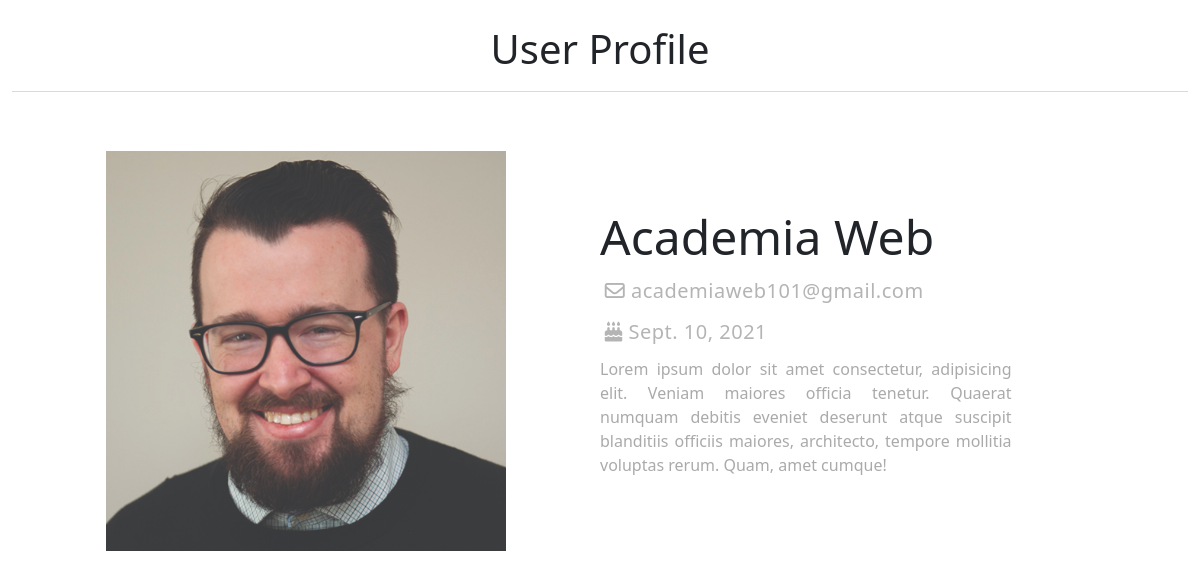
/academiaweb/admins/admin/email=academiaweb101@gmail.com, run on an earlier commit of the app's database.
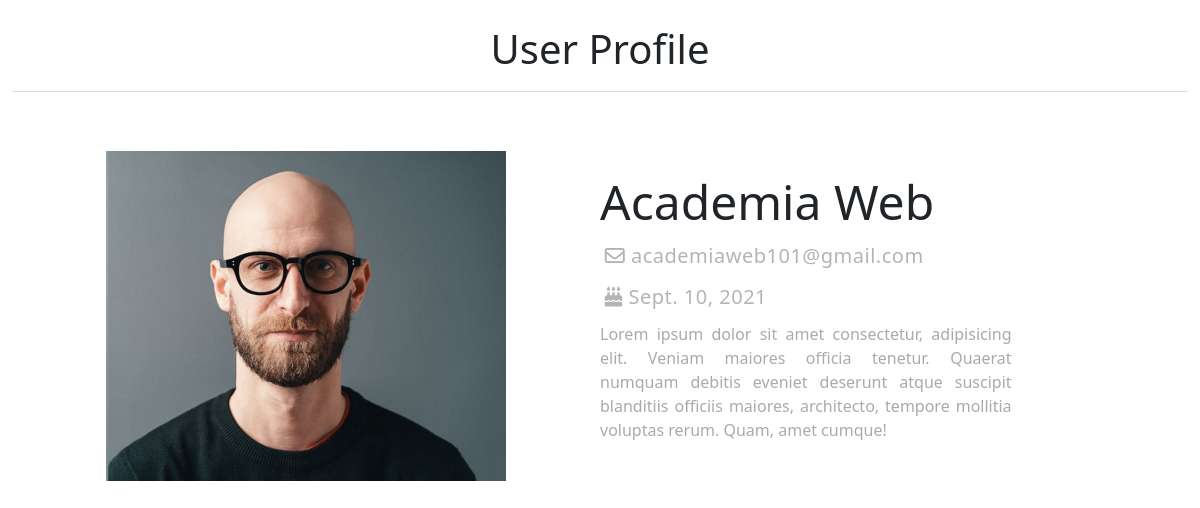
And on a later commit of the database.
### main_app/models.py (models this page shows, shortened)
class Admins(models.Model):
    id              = models.AutoField(primary_key=True)
    user            = models.ForeignKey(UserAccount,on_delete=models.CASCADE)
    document        = models.CharField(max_length=8,unique=True)
    first_name      = models.CharField(max_length=200)
    last_name       = models.CharField(max_length=200)
    date_of_birth   = models.DateField(default=datetime.date.today)
    gender_choice   = (('male','male'),('feminine','feminine'),('undefined','undefined'))
    gender          = models.CharField(max_length=10, default='male', choices=gender_choice)
    nationality     = CountryField()
    description     = models.TextField(max_length=500,blank=True)
    profile_picture = models.ImageField(blank=True,null=True, upload_to='admins/profile_pictures')
    class Meta():
        verbose_name        = 'Admin'
        verbose_name_plural = 'Admins'
    @property
    def full_name(self):
        return '{} {}'.format(self.first_name,self.last_name)
    @property
    def email(self):
        return str(self.user)

class UserAccount(AbstractBaseUser,PermissionsMixin):
    email           = models.EmailField(unique=True)
    groups          = models.ManyToManyField(Group,blank=True)
    date_joined     = models.DateTimeField(auto_now_add=timezone.now())
    last_login      = models.DateTimeField(auto_now=timezone.now())
    is_active       = models.BooleanField(default=True)
    is_staff        = models.BooleanField(default=False)
    is_superuser    = models.BooleanField(default=False)
    is_teacher      = models.BooleanField(default=False)
    is_student      = models.BooleanField(default=False)
    is_admin        = models.BooleanField(default=False)
    USERNAME_FIELD  = 'email'
    objects = UserManager()
    def __str__(self):
        return self.email

### main_app/views.py (the view)
# urls.py: path('admins/admin/email=<str:email>',views.AdminsData,name='admin'),
def AdminsData(request,email):
    user  = UserAccount.objects.get(email=email)
    user  = Admins.objects.get(user=user)
    update_url = f'/academiaweb/admins/admin_update/email={user.email}/'
    delete_url = f'/academiaweb/admins/admin_delete/email={user.email}/'
    context = {'user':user,'update_url':update_url,'delete_url':delete_url}
    return render(request,'profile.html',context)

### main_app/templates/profile.html (shortened to what this page needs)
{% extends 'base.html' %}
{% load static %}
{% block content %}
<link rel="stylesheet" href="{% static 'css/profile.css' %}">
<div class="container-fluid">
    <div class="title">
        <h1>User Profile</h1>
    </div>
    <div class="user-profile">
        <div class="picture col">
            <img src="{{user.profile_picture.url}}" width="400px">
        </div>
        <div class="data col">
            <h2>{{user.full_name}}</h2>
            <h5><i class="far fa-envelope"></i>      {{user.email}}</h5>
            <h5><i class="fas fa-birthday-cake"></i> {{user.date_of_birth}}</h5>
            <p>
                Lorem ipsum dolor sit amet consectetur, adipisicing elit.
                Veniam maiores officia tenetur. Quaerat numquam debitis eveniet
                deserunt atque suscipit blanditiis officiis maiores, architecto,
                tempore mollitia voluptas rerum. Quam, amet cumque!
            </p>
        </div>
    </div>
</div>
{% endblock %}

What changed in the data, as far as the page shows it:
changed Admins "Academia Web": profile_picture: a different picture
